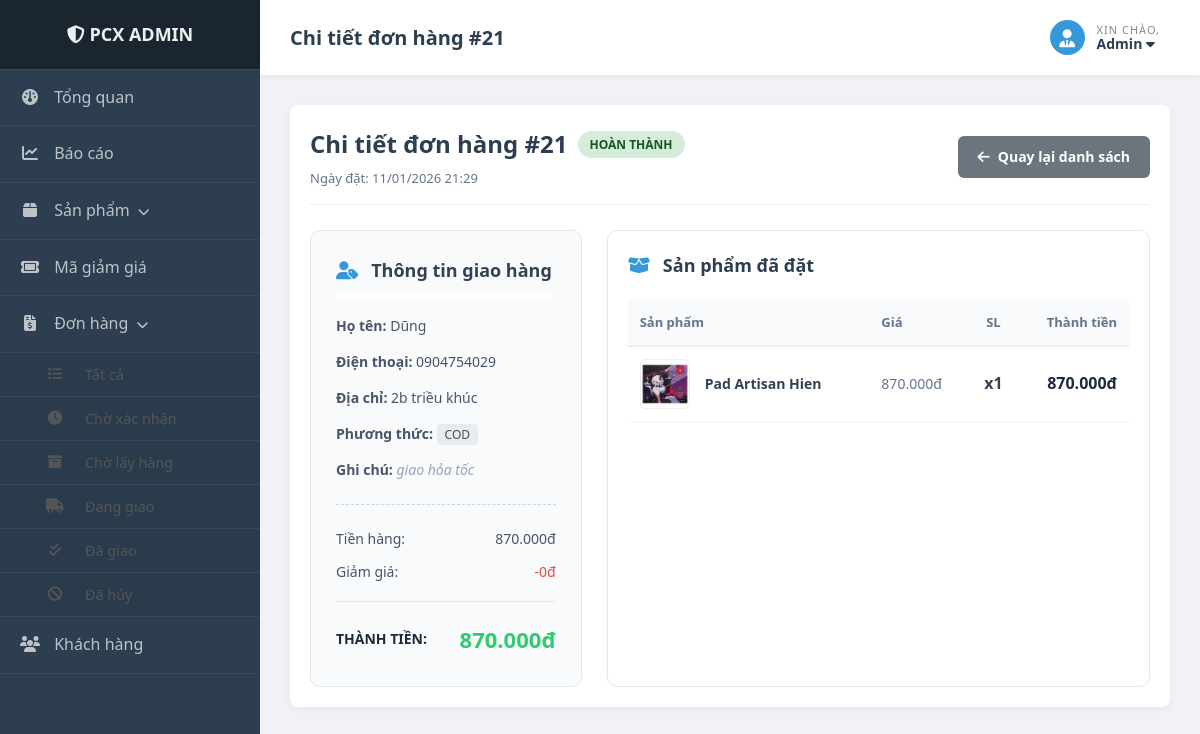
/index.php?controller=admin-order&action=detail&id=21 (signed in), run on the app's committed database.
### tables this page shows
CREATE TABLE `orders` (
  `order_id` int(11) NOT NULL,
  `user_id` int(11) DEFAULT NULL,
  `customer_name` varchar(100) NOT NULL,
  `customer_phone` varchar(20) NOT NULL,
  `shipping_address` varchar(255) NOT NULL,
  `note` text DEFAULT NULL,
  `total_money` decimal(15,0) NOT NULL,
  `discount_amount` decimal(15,0) DEFAULT 0,
  `final_money` decimal(15,0) NOT NULL,
  `coupon_code` varchar(50) DEFAULT NULL,
  `payment_method` varchar(50) DEFAULT 'COD',
  `status` tinyint(4) DEFAULT 0 COMMENT '0: Mới, 1: Xác nhận, 2: Giao, 3: Hoàn thành, 4: Hủy',
  `created_at` datetime DEFAULT current_timestamp(),
  `is_points_calculated` tinyint(4) DEFAULT 0
);

CREATE TABLE `order_details` (
  `detail_id` int(11) NOT NULL,
  `order_id` int(11) NOT NULL,
  `product_id` int(11) NOT NULL,
  `price` decimal(15,0) NOT NULL,
  `quantity` int(11) NOT NULL,
  `total_price` decimal(15,0) GENERATED ALWAYS AS (`price` * `quantity`) STORED
);

CREATE TABLE `products` (
  `product_id` int(11) NOT NULL,
  `category_id` int(11) DEFAULT NULL,
  `brand_id` int(11) DEFAULT NULL,
  `name` varchar(255) NOT NULL,
  `price` decimal(15,0) NOT NULL DEFAULT 0,
  `import_price` decimal(15,0) DEFAULT 0 COMMENT 'Giá vốn nhập vào trung bình',
  `image` varchar(255) DEFAULT NULL COMMENT 'Ảnh đại diện',
  `description` text DEFAULT NULL,
  `technical_specs` text DEFAULT NULL,
  `status` tinyint(1) DEFAULT 1,
  `created_at` datetime DEFAULT current_timestamp()
);

### app/controllers/admin/AdminOrderController.php (called while the page is built, shortened)
<?php
class AdminOrderController
{
    private $orderModel;
    public function __construct()
    {
        require_once 'app/models/admin/AdminOrderModel.php';
        $this->orderModel = new AdminOrderModel();
    }
    public function detail()
    {
        $id = $_GET['id'] ?? null;
        $order = $this->orderModel->getOrderById($id);
        $items = $this->orderModel->getOrderDetails($id);
        require_once 'views/admin/layouts/page.php';
    }
}

### app/models/admin/AdminOrderModel.php (called while the page is built, shortened)
<?php
class AdminOrderModel
{
    private $conn;
    public function __construct()
    {
        $db = new Database();
        $this->conn = $db->getConnection();
    }
    public function getOrderById($order_id)
    {
        $sql = "SELECT * FROM orders WHERE order_id = ?";
        $stmt = $this->conn->prepare($sql);
        $stmt->execute([$order_id]);
        return $stmt->fetch(PDO::FETCH_ASSOC);
    }
    public function getOrderDetails($order_id)
    {
        $sql = "SELECT od.*, p.name, p.image
                FROM order_details od
                JOIN products p ON od.product_id = p.product_id
                WHERE od.order_id = ?";
        $stmt = $this->conn->prepare($sql);
        $stmt->execute([$order_id]);
        return $stmt->fetchAll(PDO::FETCH_ASSOC);
    }
}

### app/config/database.php (called while the page is built, shortened)
<?php
class Database
{
    private $host = "localhost";
    private $db_name = "pcx_db";
    private $username = "root";
    private $password = "";
    public function getConnection()
    {
        $this->conn = null;
        try {
            $this->conn = new PDO("mysql:host=" . $this->host . ";dbname=" . $this->db_name, $this->username, $this->password);
            $this->conn->exec("set names utf8");
            $this->conn->setAttribute(PDO::ATTR_ERRMODE, PDO::ERRMODE_EXCEPTION);
        } catch (PDOException $exception) {
            echo "Lỗi kết nối: " . $exception->getMessage();
        }
        return $this->conn;
    }
}

### views/admin/order/detail.php (the view, shortened to what this page needs)
<?php
$back_action = "index";
switch ($order['status']) {
    case 3: $back_action = "completed"; break;
}
$status_map = [
    0 => ['text' => 'CHỜ XÁC NHẬN', 'color' => '#2196f3', 'bg' => '#e3f2fd'],
    1 => ['text' => 'CHỜ LẤY HÀNG', 'color' => '#856404', 'bg' => '#fff3cd'],
    2 => ['text' => 'ĐANG GIAO', 'color' => '#0c5460', 'bg' => '#d1ecf1'],
    3 => ['text' => 'HOÀN THÀNH', 'color' => '#155724', 'bg' => '#d4edda'],
    4 => ['text' => 'ĐÃ HỦY', 'color' => '#721c24', 'bg' => '#f8d7da'],
];
$curr_status = $status_map[$order['status']];
?>
<div class="table-container" style="padding: 20px; background: #fff; border-radius: 8px; box-shadow: 0 2px 10px rgba(0,0,0,0.05);">
    <div style="display: flex; justify-content: space-between; align-items: center; margin-bottom: 25px; border-bottom: 1px solid #eee; padding-bottom: 15px;">
        <div>
            <h2 style="color: #2c3e50; margin: 0; display: flex; align-items: center; gap: 10px;">
                Chi tiết đơn hàng #<?= $order['order_id'] ?>
                <span style="font-size: 12px; padding: 4px 12px; border-radius: 20px; background: <?= $curr_status['bg'] ?>; color: <?= $curr_status['color'] ?>;">
                    <?= $curr_status['text'] ?>
                </span>
            </h2>
            <p style="margin: 5px 0 0 0; color: #64748b; font-size: 13px;">Ngày đặt: <?= date('d/m/Y H:i', strtotime($order['created_at'])) ?></p>
        </div>
        <a href="index.php?controller=admin-order&action=<?= $back_action ?>" class="btn" style="background: #6c757d; color: #fff; text-decoration: none; display: flex; align-items: center; gap: 8px; padding: 10px 20px; border-radius: 6px; font-weight: 600; font-size: 14px;">
            <i class="fa-solid fa-arrow-left"></i> Quay lại danh sách
        </a>
    </div>
    <div style="display: grid; grid-template-columns: 1fr 2fr; gap: 25px;">
        <div style="background: #f8fafc; padding: 25px; border-radius: 10px; border: 1px solid #e2e8f0; height: fit-content;">
            <h3 style="margin-top: 0; color: #334155; border-bottom: 2px solid #fff; padding-bottom: 10px; font-size: 18px;">
                <i class="fa-solid fa-user-tag" style="color: #3498db; margin-right: 8px;"></i> Thông tin giao hàng
            </h3>
            <div style="line-height: 2; margin-top: 15px; font-size: 14px; color: #475569;">
                <p style="margin: 8px 0;"><b>Họ tên:</b> <?= htmlspecialchars($order['customer_name']) ?></p>
                <p style="margin: 8px 0;"><b>Điện thoại:</b> <?= htmlspecialchars($order['customer_phone']) ?></p>
                <p style="margin: 8px 0;"><b>Địa chỉ:</b> <?= htmlspecialchars($order['shipping_address']) ?></p>
                <p style="margin: 8px 0;"><b>Phương thức:</b> <span style="background:#e9ecef; color:#495057; padding: 2px 8px; border-radius: 4px; font-size: 12px;"><?= htmlspecialchars($order['payment_method']) ?></span></p>
                <p style="margin: 8px 0;"><b>Ghi chú:</b> <i style="color: #94a3b8;"><?= htmlspecialchars($order['note'] ?: 'Không có ghi chú') ?></i></p>
                <hr style="border: none; border-top: 1px dashed #cbd5e1; margin: 20px 0;">
                <div style="display: flex; justify-content: space-between; margin-bottom: 5px;">
                    <span>Tiền hàng:</span>
                    <span><?= number_format($order['total_money'], 0, ',', '.') ?>đ</span>
                </div>
                <div style="display: flex; justify-content: space-between; margin-bottom: 15px;">
                    <span>Giảm giá:</span>
                    <span style="color: #e74c3c;">-<?= number_format($order['discount_amount'], 0, ',', '.') ?>đ</span>
                </div>
                <div style="display: flex; justify-content: space-between; align-items: center; border-top: 1px solid #e2e8f0; padding-top: 15px;">
                    <span style="font-weight: 700; color: #1e293b;">THÀNH TIỀN:</span>
                    <span style="font-size: 22px; font-weight: 800; color: #2ecc71;"><?= number_format($order['final_money'], 0, ',', '.') ?>đ</span>
                </div>
            </div>
        </div>
        <div style="background: #fff; border: 1px solid #e2e8f0; border-radius: 10px; padding: 20px; display: flex; flex-direction: column; justify-content: space-between;">
            <div>
                <h3 style="margin-top: 0; margin-bottom: 20px; color: #2c3e50; font-size: 18px;">
                    <i class="fa-solid fa-box-open" style="color: #3498db; margin-right: 8px;"></i> Sản phẩm đã đặt
                </h3>
                <table style="width: 100%; border-collapse: collapse;">
                    <thead>
                        <tr style="text-align: left; background: #f8fafc; border-bottom: 2px solid #eee;">
                            <th style="padding: 12px; font-size: 13px; color: #64748b;">Sản phẩm</th>
                            <th style="padding: 12px; font-size: 13px; color: #64748b;">Giá</th>
                            <th style="padding: 12px; text-align: center; font-size: 13px; color: #64748b;">SL</th>
                            <th style="padding: 12px; text-align: right; font-size: 13px; color: #64748b;">Thành tiền</th>
                        </tr>
                    </thead>
                    <tbody>
                        <?php foreach ($items as $item): ?>
                            <tr style="border-bottom: 1px solid #f1f5f9;">
                                <td style="padding: 12px; display: flex; align-items: center; gap: 15px;">
                                    <img src="assets/uploads/products/<?= $item['image'] ?>" width="50" height="50" style="object-fit: cover; border-radius: 6px; border: 1px solid #eee;">
                                    <span style="font-weight: 600; color: #334155; font-size: 14px;"><?= htmlspecialchars($item['name']) ?></span>
                                </td>
                                <td style="padding: 12px; color: #64748b; font-size: 14px;"><?= number_format($item['price'], 0, ',', '.') ?>đ</td>
                                <td style="padding: 12px; text-align: center; color: #334155; font-weight: 600;">x<?= $item['quantity'] ?></td>
                                <td style="padding: 12px; text-align: right; font-weight: 700; color: #1e293b;">
                                    <?= number_format($item['total_price'], 0, ',', '.') ?>đ
                                </td>
                            </tr>
                        <?php endforeach; ?>
                    </tbody>
                </table>
            </div>
        </div>
    </div>
</div>

### assets/css/base.css (style rules this page uses)
:root { --primary-color: #2f80ed; --text-color: #333; --bg-light: #f4f6f8; --danger: #e74c3c; --success: #27ae60; }
* { box-sizing: border-box; margin: 0; padding: 0; }
body { font-family: 'Segoe UI', sans-serif; line-height: 1.6; color: var(--text-color); }
a { text-decoration: none; color: inherit; }
img { max-width: 100%; display: block; }
.btn { display: inline-block; padding: 10px 20px; border-radius: 5px; font-weight: 600; cursor: pointer; border: none; }

### assets/css/admin.css (style rules this page uses)
.table-container { background: #fff; padding: 20px; border-radius: 8px; box-shadow: 0 2px 10px rgba(0, 0, 0, 0.05); }

### data on the page
orders: order_id "21", status "HOÀN THÀNH", created_at "11/01/2026 21:29", customer_name "Dũng", customer_phone "0904754029", shipping_address "2b triều khúc", payment_method "COD", note "giao hỏa tốc", total_money "870.000", discount_amount "0", final_money "870.000"
order_details: product.image (picture), product.name "Pad Artisan Hien", price "870.000", quantity "1", total_price "870.000"

### other printed values
$page_title "Chi tiết đơn hàng #21"
